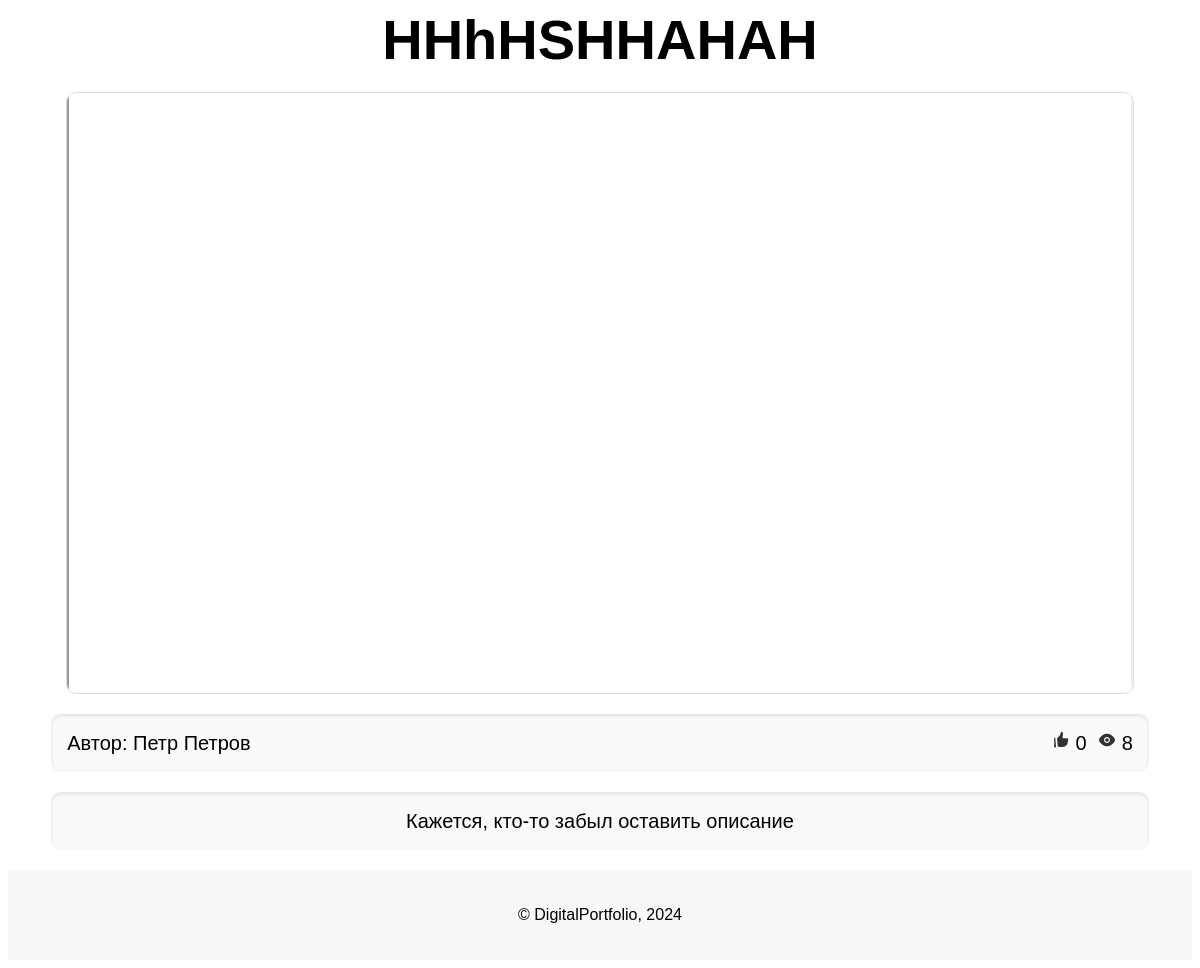
The app's page /achievements/24/, older data.
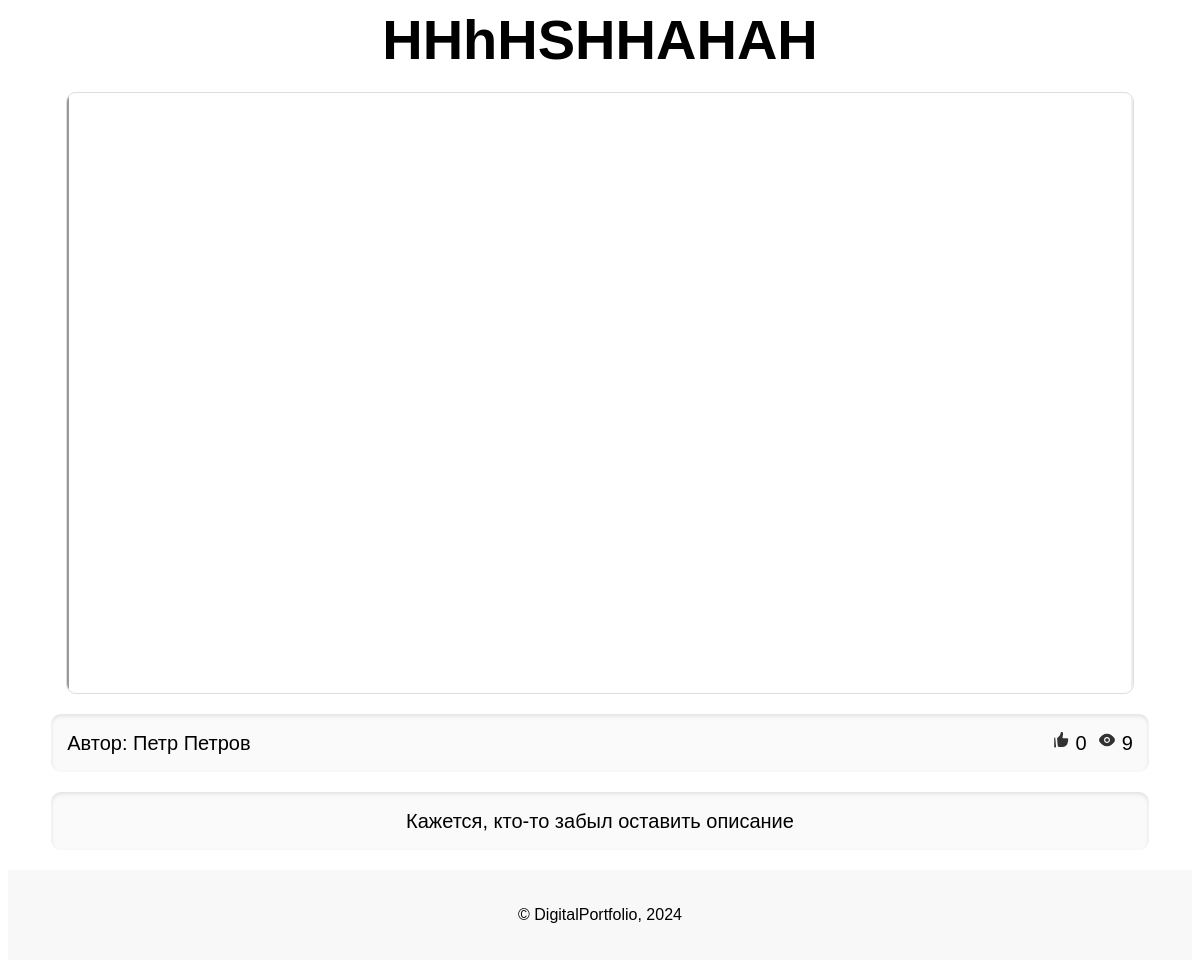
The same page, newer data.
### main/models.py (models this page shows, shortened)
class Achievements(models.Model):
    title = models.CharField(max_length=50)
    preview = models.ImageField(
        null=True,
        validators=[
            FileExtensionValidator(allowed_extensions=['jpg', 'jpeg', 'png']),
        ]
    )
    file = models.FileField(
        validators=[
            FileExtensionValidator(allowed_extensions=['jpg', 'jpeg', 'png', 'pdf', 'ogg', 'mp3']),
        ]
    )
    pub_date = models.DateTimeField(auto_now_add=True)
    description = models.CharField(max_length=500, null=True)
    likes = models.IntegerField(default=0)
    views = models.IntegerField(default=0)
    liked_by = models.ManyToManyField(User, related_name='liked_achievements', blank=True)
    author = models.ForeignKey(
        User,
        on_delete=models.CASCADE,
        null=True,
    )
    objects = models.Manager()
    def formatted_likes(self):
        return format_number_with_suffix(self.likes)
    def formatted_views(self):
        return format_number_with_suffix(self.views)
    class Meta:
        verbose_name = 'Achievement'
        verbose_name_plural = 'Achievements'

### main/views.py (the view)
# urls.py: path('achievements/<int:pk>/', achievement_detail, name='achievement-detail'),
def achievement_detail(request, pk):
    achievement = Achievements.objects.get(pk=pk)
    return render(request, 'main/achievement.html', {'achievement': achievement})

### main/models.py (called while the page is built)
def format_number_with_suffix(value):
    if value >= 1000:
        return f"{value // 1000}k"
    else:
        return str(value)

### main/templatetags/custom_filters.py (called while the page is built)
@register.filter(name='file_ext')
def file_ext(url, ext):
    return url.lower().endswith(ext)

### main/templates/main/achievement.html (shortened to what this page needs)
{% load static custom_filters %}
<!DOCTYPE html>
<html lang="en">
<head>
    <link rel="stylesheet" href="{% static 'main/css/achievement.css' %}">
</head>
<body>
<main>
    <h1>{{ achievement.title }}</h1>
    <div class="file">
        {% if achievement.file.url|file_ext:".pdf" %}
            <iframe src="{{ achievement.file.url }}">
                Ваш браузер не поддерживает встроенные PDF файлы. Вы можете <a href="{{ achievement.file.url }}">скачать
                файл</a>.
            </iframe>
        {% elif achievement.file.url|file_ext:".jpg" or achievement.file.url|file_ext:".jpeg" or achievement.file.url|file_ext:".png" %}
            <img src="{{ achievement.file.url }}" alt="Image">
        {% endif %}
    </div>
    <div class="information">
        <div class="author">
            Автор: {{ achievement.author.first_name }} {{ achievement.author.last_name }}
        </div>
        <div class="statistic">
            <p class="likes">
                <img src="{% static 'main/img/Like.svg' %}" width="19" height="19">
                <span class="likes-count">{{ achievement.formatted_likes }}</span>
            </p>
            <p class="views">
                <img src="{% static 'main/img/Eye.svg' %}" width="20" height="20">
                {{ achievement.formatted_views }}
            </p>
        </div>
    </div>
    <div class="description">
        {% if achievement.description %}
            {{ achievement.description }}
        {% else %}
            Кажется, кто-то забыл оставить описание
        {% endif %}
    </div>
</main>
<footer>
    <div class="footer-content">
        <p>© DigitalPortfolio, 2024</p>
    </div>
</footer>
</body>
</html>

Row changes from the older to the newer data that the page shows:
changed Achievements "HHhHSHHAHAH": formatted_views "8" → "9"
